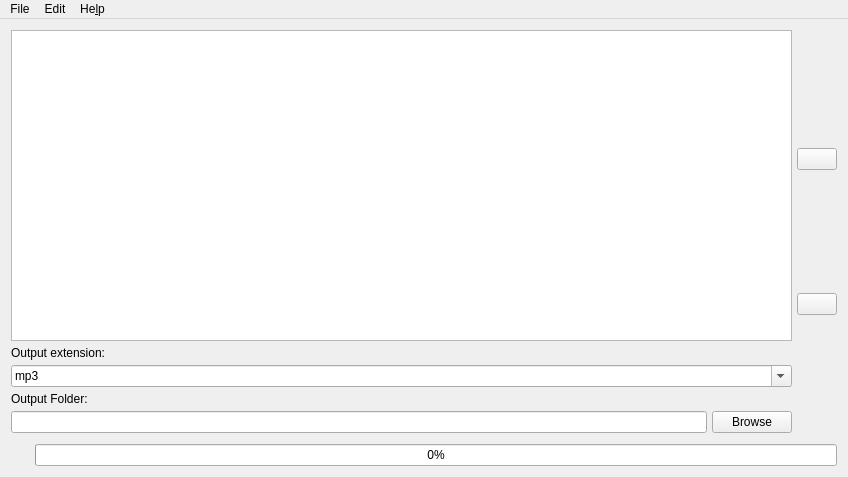
<?xml version="1.0" encoding="UTF-8"?>
<ui version="4.0">
 <class>MainWindow</class>
 <widget class="QMainWindow" name="MainWindow">
  <property name="geometry">
   <rect>
    <x>0</x>
    <y>0</y>
    <width>848</width>
    <height>477</height>
   </rect>
  </property>
  <property name="windowTitle">
   <string notr="true">SimpleConvert</string>
  </property>
  <property name="windowIcon">
   <iconset resource="../../resources.qrc">
    <normaloff>:/icons/simpleconvert</normaloff>:/icons/simpleconvert</iconset>
  </property>
  <widget class="QWidget" name="centralWidget">
   <layout class="QVBoxLayout" name="verticalLayout_4">
    <item>
     <layout class="QHBoxLayout" name="hLayoutCentralWidget">
      <property name="spacing">
       <number>5</number>
      </property>
      <item>
       <layout class="QVBoxLayout" name="vLayoutMain">
        <property name="spacing">
         <number>5</number>
        </property>
        <item>
         <widget class="QListWidget" name="lvFiles">
          <property name="selectionMode">
           <enum>QAbstractItemView::ExtendedSelection</enum>
          </property>
         </widget>
        </item>
        <item>
         <widget class="QLabel" name="lblOutputExtension">
          <property name="font">
           <font>
            <weight>50</weight>
            <bold>false</bold>
           </font>
          </property>
          <property name="text">
           <string>Output extension:</string>
          </property>
          <property name="textFormat">
           <enum>Qt::AutoText</enum>
          </property>
         </widget>
        </item>
        <item>
         <widget class="QComboBox" name="cbOutputType">
          <property name="editable">
           <bool>true</bool>
          </property>
          <item>
           <property name="text">
            <string notr="true">mp3</string>
           </property>
          </item>
          <item>
           <property name="text">
            <string notr="true">flac</string>
           </property>
          </item>
          <item>
           <property name="text">
            <string notr="true">mp4</string>
           </property>
          </item>
         </widget>
        </item>
        <item>
         <widget class="QLabel" name="lblOutputFolder">
          <property name="text">
           <string>Output Folder:</string>
          </property>
         </widget>
        </item>
        <item>
         <layout class="QHBoxLayout" name="hLayoutOutputFolder">
          <property name="spacing">
           <number>5</number>
          </property>
          <item>
           <widget class="QLineEdit" name="editOutputFolder">
            <property name="readOnly">
             <bool>true</bool>
            </property>
           </widget>
          </item>
          <item>
           <widget class="QPushButton" name="btnSelectOutputFolder">
            <property name="sizePolicy">
             <sizepolicy hsizetype="Fixed" vsizetype="Fixed">
              <horstretch>0</horstretch>
              <verstretch>0</verstretch>
             </sizepolicy>
            </property>
            <property name="text">
             <string>Browse</string>
            </property>
            <property name="icon">
             <iconset>
              <normalon>:/icons/folder</normalon>
             </iconset>
            </property>
           </widget>
          </item>
         </layout>
        </item>
       </layout>
      </item>
      <item>
       <layout class="QVBoxLayout" name="vLayoutMainButtons">
        <property name="spacing">
         <number>5</number>
        </property>
        <item>
         <widget class="QPushButton" name="btnAddFile">
          <property name="sizePolicy">
           <sizepolicy hsizetype="Fixed" vsizetype="Fixed">
            <horstretch>0</horstretch>
            <verstretch>0</verstretch>
           </sizepolicy>
          </property>
          <property name="text">
           <string notr="true"/>
          </property>
          <property name="icon">
           <iconset>
            <normalon>:/icons/icon_add</normalon>
           </iconset>
          </property>
          <property name="shortcut">
           <string notr="true" extracomment="Add Files">Ctrl+N</string>
          </property>
         </widget>
        </item>
        <item>
         <widget class="QPushButton" name="btnRemoveFile">
          <property name="sizePolicy">
           <sizepolicy hsizetype="Fixed" vsizetype="Fixed">
            <horstretch>0</horstretch>
            <verstretch>0</verstretch>
           </sizepolicy>
          </property>
          <property name="text">
           <string notr="true"/>
          </property>
          <property name="icon">
           <iconset>
            <normalon>:/icons/icon_remove</normalon>
           </iconset>
          </property>
          <property name="shortcut">
           <string notr="true" extracomment="Remove File"/>
          </property>
         </widget>
        </item>
       </layout>
      </item>
     </layout>
    </item>
    <item>
     <layout class="QHBoxLayout" name="hLayoutStatusBar">
      <property name="spacing">
       <number>5</number>
      </property>
      <property name="topMargin">
       <number>5</number>
      </property>
      <item>
       <widget class="QLabel" name="lblLoadingIndicator">
        <property name="text">
         <string notr="true"/>
        </property>
       </widget>
      </item>
      <item>
       <widget class="QLabel" name="lblStatus">
        <property name="text">
         <string/>
        </property>
       </widget>
      </item>
      <item>
       <widget class="QProgressBar" name="pbStatus">
        <property name="value">
         <number>0</number>
        </property>
       </widget>
      </item>
     </layout>
    </item>
   </layout>
  </widget>
  <widget class="QMenuBar" name="menuBar">
   <property name="geometry">
    <rect>
     <x>0</x>
     <y>0</y>
     <width>848</width>
     <height>25</height>
    </rect>
   </property>
   <widget class="QMenu" name="menuHelp">
    <property name="title">
     <string>He&amp;lp</string>
    </property>
    <addaction name="actionAbout_SimpleConvert"/>
    <addaction name="actionAbout_Qt"/>
   </widget>
   <widget class="QMenu" name="menuFile">
    <property name="title">
     <string>File</string>
    </property>
    <addaction name="actionConvert_Files"/>
    <addaction name="actionStop_conversion"/>
   </widget>
   <widget class="QMenu" name="menuEdit">
    <property name="title">
     <string>Edit</string>
    </property>
    <addaction name="actionPreferences"/>
   </widget>
   <addaction name="menuFile"/>
   <addaction name="menuEdit"/>
   <addaction name="menuHelp"/>
  </widget>
  <action name="actionAbout_SimpleConvert">
   <property name="text">
    <string>&amp;About SimpleConvert</string>
   </property>
  </action>
  <action name="actionAbout_Qt">
   <property name="text">
    <string>About &amp;Qt</string>
   </property>
  </action>
  <action name="actionConvert_Files">
   <property name="text">
    <string>&amp;Convert Files</string>
   </property>
   <property name="shortcut">
    <string notr="true">Ctrl+Return</string>
   </property>
  </action>
  <action name="actionPreferences">
   <property name="text">
    <string>&amp;Preferences</string>
   </property>
  </action>
  <action name="actionStop_conversion">
   <property name="text">
    <string>&amp;Stop conversion</string>
   </property>
  </action>
 </widget>
 <layoutdefault spacing="6" margin="11"/>
 <resources>
  <include location="../../resources.qrc"/>
 </resources>
 <connections/>
</ui>
